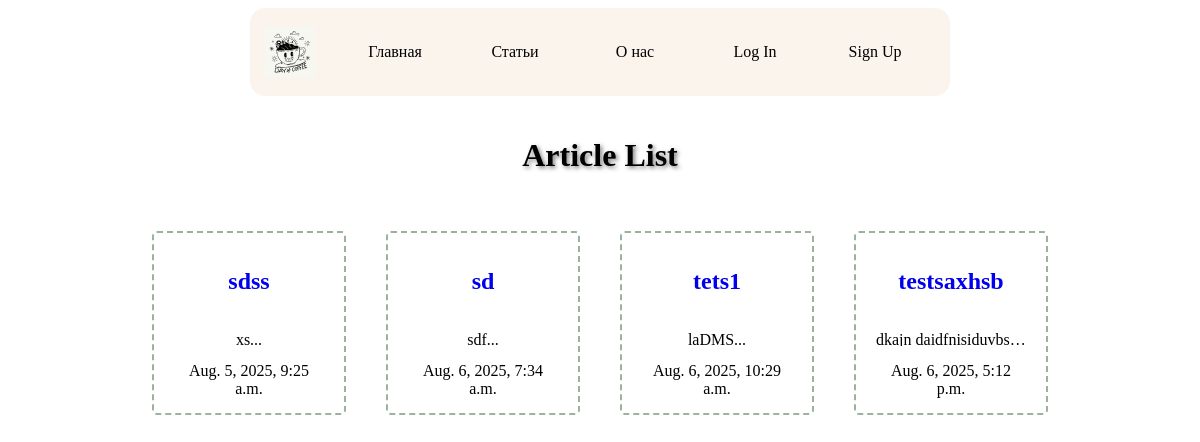
The page / on the database its author committed.
### articles/models.py (models this page shows, shortened)
class Article(models.Model):
    title = models.CharField(max_length=200)
    slug = models.SlugField(blank=True)
    body = models.TextField()
    date = models.DateTimeField(auto_now_add=True)
    thumbnail = models.ImageField(upload_to='images/', blank=True)
    author = models.ForeignKey(User, default=None, on_delete=models.CASCADE)
    def snippet(self):
        return self.body[0:50] + '...'

### articles/views.py (the view)
# urls.py: path('', views.article_list, name='article_list'),
def article_list(request):
    articles = Article.objects.all().order_by('date')
    return render(request, 'articles/article_list.html', {'articles': articles})

### articles/templates/articles/article_list.html (shortened to what this page needs)
{% extends "base_layout.html" %}
{% block content %}
<main>
    <h1>Article List</h1>
    <div class="articles">
        {% for element in articles %}
            <div class="article__item">
                <h2>
                    <a href="{% url 'articles:article_detail' slug=element.slug %}">
                        {{ element.title }}
                    </a>
                </h2>
                <p>
                    {{ element.snippet }}
                </p>
                <time>
                    {{ element.date }}
                </time>
            </div>
        {% endfor %}
    </div>
</main>
{% endblock content %}

### static/css/style.css (style rules this page uses)
h1 { text-shadow: 2px 2px 4px rgba(0, 0, 0, 0.5); text-align: center; padding: 20px; }
body { display: grid; place-items: center; }
.articles { display: flex; flex-direction: row; }
.article__item { width: 150px; height: 150px; display: flex; justify-content: center; flex-direction: column; margin: 15px 20px 15px 20px; padding: 15px 20px 15px 20px; text-align: center; border: 2px; border-radius: 5px; border-color: rgb(155, 179, 156); border-style: dashed; }
.article__item p { display: block; width: 150px; white-space: nowrap; overflow: hidden; text-overflow: ellipsis; }
a { display: block; text-decoration: none; }

### rows shown on the page
Article: title "sdss", snippet "xs...", date "Aug. 5, 2025, 9:25 a.m."
Article: title "sd", snippet "sdf...", date "Aug. 6, 2025, 7:34 a.m."
Article: title "tets1", snippet "laDMS...", date "Aug. 6, 2025, 10:29 a.m."
Article: title "testsaxhsb", snippet "dkajn daidfnisiduvbs…", date "Aug. 6, 2025, 5:12 p.m."
